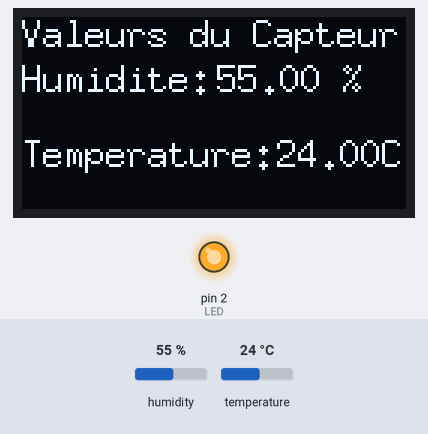
The sketch below on a simulated Arduino Uno, built with avr-gcc and run on an emulated ATmega328P. On the bench: 128×64 one-colour display, output pins drawn as LEDs (lit = HIGH). The inputs (shaded band) are chosen by the test bench; at power-on: humidity 55 %, temperature 24 °C. What the sketch prints to the serial monitor is not drawn.

Above: at 10.9 s.
At 12.0 s:
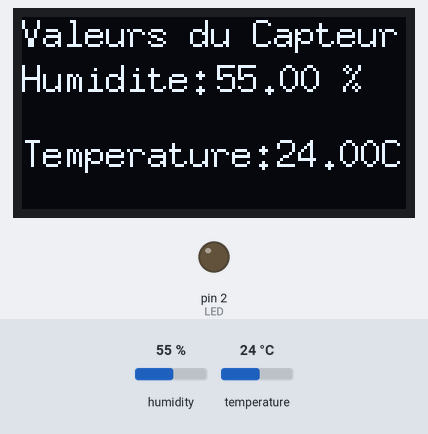
Timing chart, 0 to 130.0 s (numbered marks = the images above):
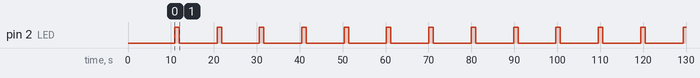

Measured:
- by itself, pin 2 (LED): alternates HIGH for 1.1 s and LOW for 8.8 s

The sketch:

Voitures_DHT11.ino
```cpp
//AIDES: http://recitmst.qc.ca/arduino/capteur-humidite-et-temperature-ambiante/

//---DHT11----
#include <dht.h>        //Lib utilise pour le capteur DHT11
//#define dht_apin A5   //Capteur connecté à A5 pour analogique
#define dht_apin 7      //Capteur connecté à 8 pour numérique
dht DHT;                //Objet dht de type DHT
//----DHT11---

//---Ecran_OLED----
#include "U8glib.h"     //Lib pour la gestion de l'affichage de l'ecran OLED
U8GLIB_SSD1306_128X64 u8g(U8G_I2C_OPT_NONE); //Constructeur de mon ecran a moi --> https://amzn.to/2GuxYdT
//---Ecran_OLED----

//---LED_Activite---
const int LED = 2;     //Enregistrement de la localisation de la led sur l'Arduino
//---LED_Activite---

void setup(void) {
pinMode(LED,OUTPUT);                            //Indication que he ou est connecte la LED est une broche de sortie (+)
u8g.setColorIndex(1);                           //Demarrage des Pixels de l'ecran OLED
Serial.begin(9600);                             //Initialisation de la communication serie pour la console
Serial.println("Demarrage du Programme...");    //Message dans la console Serie
delay(2048);                                    //Delay de demarrage pour permettre au capteur d'humidite/Temperature de lancer sa capture correctement
}

void loop(void) {
// picture loop
u8g.firstPage();
do {
draw();                                         //Appel de la fonction effectuant l'affichage sur l'ecran OLED
} while( u8g.nextPage() );

// rebuild the picture after some delay of 1 seconde
delay(1024);
}

//FONCTION DE TRAITEMENT ET D'AFFICHAGE SUR LECRAN OLED+CONSOLE SERIE
void draw() {
// graphic commands to redraw the complete screen should be placed here
u8g.setFont(u8g_font_7x13);                                 //Police d'affichage compacte

digitalWrite(LED,LOW);                                      //Désactivation de la LED, indiquant l'activiter du programme

DHT.read11(dht_apin);                                       //Lecture du Pin Analogique A5 ou est connecte le catpeur
Serial.print("Humidite = ");                                //Affichage dans la console serie
Serial.print(DHT.humidity);                                 //Affichage dans la console serie de l'humidite via l'objet DHT
Serial.print(" % ");                                        //Affichage dans la console serie
Serial.print("temperature = ");                             //Affichage dans la console serie
Serial.print(DHT.temperature);                              //Affichage dans la console serie de la Temperature via l'objet DHT
Serial.println(" °C ");
delay(1024);                                                //Attendre 1s avant la prochaine lecture

u8g.drawStr(0, 10, "Valeurs du Capteur:");                  //Affichage sur l'ecran OLED d'une chaine de caractere
//---Humidite---
u8g.setPrintPos(0,25);                                      //Positionnement du curseur pour afficher autre chose... u8g.setPrintPos(COLONNES, LIGNES);
u8g.print("Humidite:");                                     //Affichage sur l'ecran OLED
u8g.setPrintPos(65,25);                                     //Prise de Nouvelle position du curseur u8g.setPrintPos(COLONNES, LIGNES);
u8g.print(DHT.humidity);                                    //Affichage sur l'ecran OLED de la valeur de l'humidite
u8g.setPrintPos(100,25);                                    //Nouvelle Position du curseur
u8g.print(" %");                                            //Affichage sur l'ecran OLED
//---Humidite---

//---Temperature---
u8g.setPrintPos(0,50);                                       //Positionnement du curseur pour afficher autre chose... u8g.setPrintPos(COLONNES, LIGNES);
u8g.print("Temperature:");                                   //Affichage sur l'ecran OLED
u8g.setPrintPos(85,50);                                      //Nouvelle Position du curseur
u8g.print(DHT.temperature);                                  //Affichage sur l'ecran OLED de la valeur de la Temperature
u8g.setPrintPos(120,50);                                     //Nouvelle Position du curseur
u8g.print("C");                                              //Affichage sur l'ecran OLED
//---Temperature---

digitalWrite(LED,HIGH);                                      //Activation de la LED, indiquant l'activiter du programme
}
```
